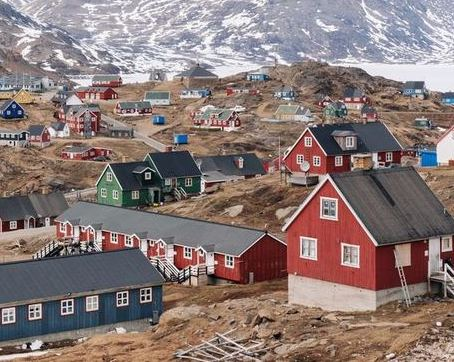
#> input picture HW3/Q6/Q2-imgs/right.jpg, 454 x 362 px
$ jupyter execute hw3_q2.ipynb
#> lines starting #> are read from the running program, lines starting #| are printed output that depends on the picture
### import the libraries

[cell 1]
import cv2
import numpy as np
import matplotlib.pyplot as plt

### utility functions (no change is needed in this section)

[cell 2]
def show_images(*images, titles=None):
    """
    Displays multiple images using matplotlib.

    Args:
        *images: Variable length image list to display.
        titles (list, optional): Titles for each subplot. Defaults to None.

    Returns:
        None
    """
    num_images = len(images)
    plt.figure(figsize=(15, 12))

    for i, image in enumerate(images):
        plt.subplot(num_images, 1, i + 1)
        plt.imshow(cv2.cvtColor(image, cv2.COLOR_BGR2RGB))
        if titles:
            plt.title(titles[i])
        plt.axis('off')

    plt.show()

[cell 3]
def draw_corners_on_image(image, corners, neighborhood_size):
    """
    Draws circles on the original image at detected corner locations.

    Args:
        image (numpy.ndarray): Original image.
        corners (numpy.ndarray): Binary image with corner detections.
        neighborhood_size (int): Size of the neighborhood used for corner detection.

    Returns:
        numpy.ndarray: Image with corners marked.
    """
    height, width = image.shape[:2]
    offset = neighborhood_size // 2

    for y in range(offset, height - offset):
        for x in range(offset, width - offset):
            if corners[y, x] == 255:
                cv2.circle(image, (x, y), 5, (255, 0, 0), -1)

    return image

[cell 4]
def draw_matches(img1, img2, kp1, kp2, matches):
    """
    Draws matches between keypoints of two images.

    Args:
        img1 (numpy.ndarray): First image.
        img2 (numpy.ndarray): Second image.
        kp1 (list): Keypoints in the first image.
        kp2 (list): Keypoints in the second image.
        matches (list): List of matched keypoints.

    Returns:
        numpy.ndarray: Image with matches drawn.
    """
    return cv2.drawMatches(
        img1, kp1,
        img2, kp2,
        matches, None,
        flags=cv2.DrawMatchesFlags_NOT_DRAW_SINGLE_POINTS
    )

### image stitching

[cell 5]
def sift_feature_matching(img1, img2):
    """
    Performs SIFT feature detection and matching between two images.

    Args:
        img1 (numpy.ndarray): First grayscale image.
        img2 (numpy.ndarray): Second grayscale image.

    Returns:
        tuple: Source points, destination points, and image with matches drawn.
    """
    # Initiate SIFT detector
    sift = cv2.SIFT_create()

    # find the keypoints and descriptors with SIFT
    kp1, des1 = sift.detectAndCompute(img1,None)
    kp2, des2 = sift.detectAndCompute(img2,None)

    # BFMatcher with default params
    bf = cv2.BFMatcher(crossCheck=True)
    matches = bf.match(des1,des2)

    # Sort them in the order of their distance.
    matches = sorted(matches, key = lambda x:x.distance)

    # Extract source and destination points
    src_pts = []
    dst_pts = []

    for match in matches:
        src_pts.append(kp1[match.queryIdx].pt)  # (x, y) in img1
        dst_pts.append(kp2[match.trainIdx].pt)  # (x, y) in img2

    matched_img = draw_matches(img1, img2, kp1, kp2, matches)

    return np.array(src_pts, dtype=np.float32), np.array(dst_pts, dtype=np.float32), matched_img

[cell 6]
def ransac_homography(src_pts, dst_pts, num_iterations=2000, threshold=4):
    """
    Computes the best homography matrix using RANSAC.

    Args:
        src_pts (numpy.ndarray): Source points from the first image.
        dst_pts (numpy.ndarray): Destination points from the second image.
        num_iterations (int): Number of RANSAC iterations. Default is 2000.
        threshold (float): Distance threshold to determine inliers. Default is 4.

    Returns:
        numpy.ndarray: Homography matrix.
    """
    best_H = None
    max_inliers = 0
    num_points = len(src_pts)

    for _ in range(num_iterations):
        # Get 4 distinct random indices
        random_indices = np.random.choice(range(num_points), 4, replace=False)

        # Find homography matrix for these 4 points
        mat = cv2.getPerspectiveTransform(src_pts[random_indices], dst_pts[random_indices])

        # Find transform point for all points with the mat
        new_dst_pts = cv2.perspectiveTransform(src_pts.reshape(-1, 1, 2), mat)

        # Find number of inliers
        num_inliers = 0
        for i in range(num_points):
            dst = np.array(dst_pts[i])
            new_dst = new_dst_pts[i, 0, :]
            dist = np.sqrt((dst[0] - new_dst[0])**2 +  (dst[1] - new_dst[1])**2)
            if dist <= threshold:
                num_inliers += 1
        if num_inliers > max_inliers:
            max_inliers = num_inliers
            best_H = mat

    return best_H

[cell 7]
def stitch_images(img1, img2, H):
    """
    Stitches two images together using a homography matrix.

    Args:
        img1 (numpy.ndarray): First image.
        img2 (numpy.ndarray): Second image.
        H (numpy.ndarray): Homography matrix.

    Returns:
        numpy.ndarray: Stitched image.
    """
    height, width = img2.shape[:2]

    # Warp img1 to align with img2 using the homography matrix
    warped_img1 = cv2.warpPerspective(img1, H, (900, 480))
    warped_img1[:height, :width] = img2


    return warped_img1

[cell 8]
# Load images

left_path = 'Q2-imgs/left.jpg'
right_path = 'Q2-imgs/right.jpg'

img1 = cv2.imread(right_path)
#> img1 is the input picture: shape (362, 454, 3); mean B, G, R 118, 120.8, 137.3
img2 = cv2.imread(left_path)
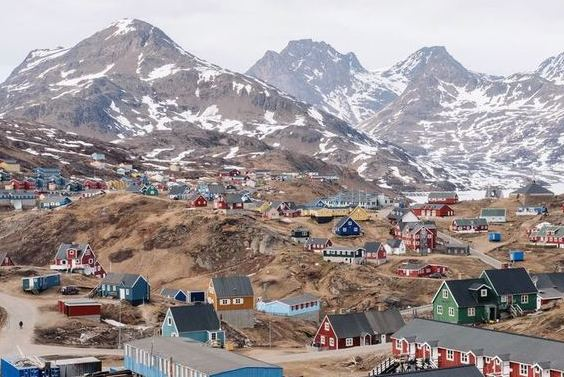
#> input picture HW3/Q6/Q2-imgs/left.jpg, 564 x 377 px
#> img2 is the input picture: shape (377, 564, 3); mean B, G, R 149.2, 148.8, 158

# Convert images to grayscale

img1_gray = cv2.cvtColor(img1, cv2.COLOR_BGR2GRAY)
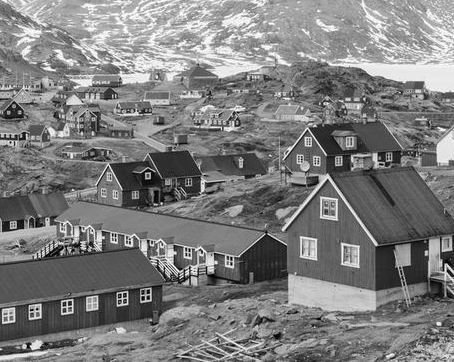
#> img1_gray: shape (362, 454); min 0, max 255, mean 125.4
img2_gray = cv2.cvtColor(img2, cv2.COLOR_BGR2GRAY)
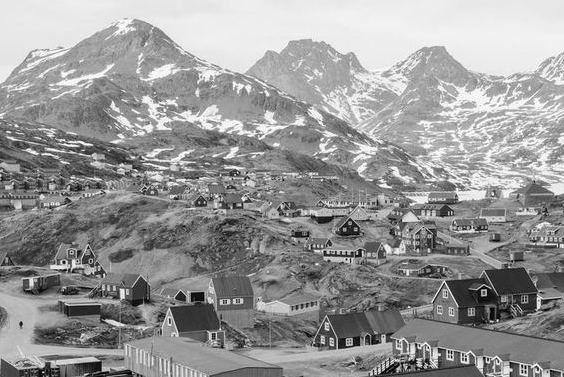
#> img2_gray: shape (377, 564); min 0, max 255, mean 151.6

# Extract features and matching points

src_pts, dst_pts, matched_img = sift_feature_matching(img1_gray, img2_gray)
#> in sift_feature_matching, `kp1, des1 = sift.detectAndCompute(img1,None)`: kp1 = 2213 keypoints; strongest (x, y, size): (448, 271, 2.3), (143, 298, 2.3), (70, 303, 2.5), (233, 345, 2.1)
#> in sift_feature_matching, `kp2, des2 = sift.detectAndCompute(img2,None)`: kp2 = 2666 keypoints; strongest (x, y, size): (64, 262, 2), (21, 324, 2.6), (65, 270, 1.8), (243, 199, 2.8)
#> in sift_feature_matching, `matches = bf.match(des1,des2)`: matches = 1053 matches
#> after the loop in sift_feature_matching, `for match in matches:`: dst_pts = 1053 pairs, first value 7.69 to 559.8, second value 23.98 to 374.2; src_pts = 1053 pairs, first value 2.84 to 450.6, second value 2.3 to 358.1
#> in draw_matches, `return cv2.drawMatches( img1, kp1, img2, kp2, matches, None, flags=cv2..`:
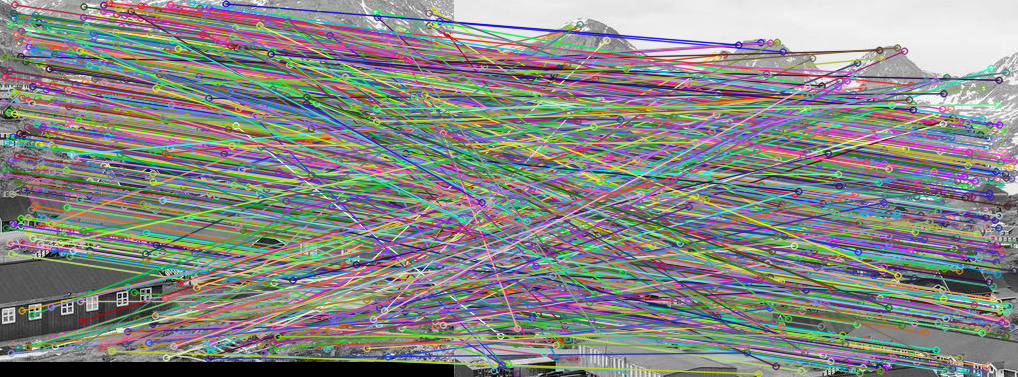
#> returned value: shape (377, 1018, 3); mean of channels 0, 1, 2 133.4, 135.9, 134.4; drawn as B, G, R
# Find the best homography using RANSAC

homography_matrix = ransac_homography(src_pts, dst_pts)
#> in ransac_homography, `num_points = len(src_pts)`: num_points = 1053
#> after the loop in ransac_homography, `for _ in range(num_iterations):`: max_inliers = 626
#> homography_matrix = [[1.07, -0.0224, 335.4], [0.0219, 0.991, 117], [0.000129, -4.7e-05, 1]]

# Stitch images together

warped_img1 = stitch_images(img1, img2, homography_matrix)
#> in stitch_images, `warped_img1 = cv2.warpPerspective(img1, H, (900, 480))`:
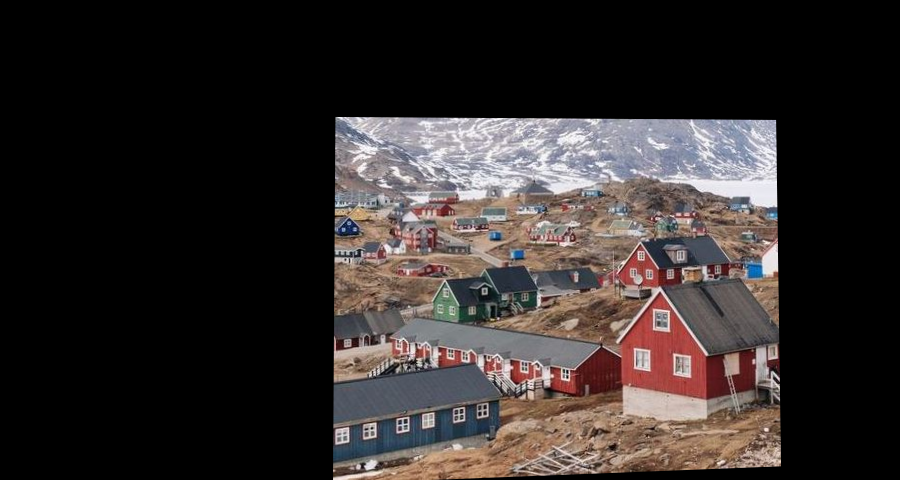
#> warped_img1: shape (480, 900, 3); mean B, G, R 43.1, 44.2, 50.2
#> in stitch_images, `warped_img1[:height, :width] = img2`:
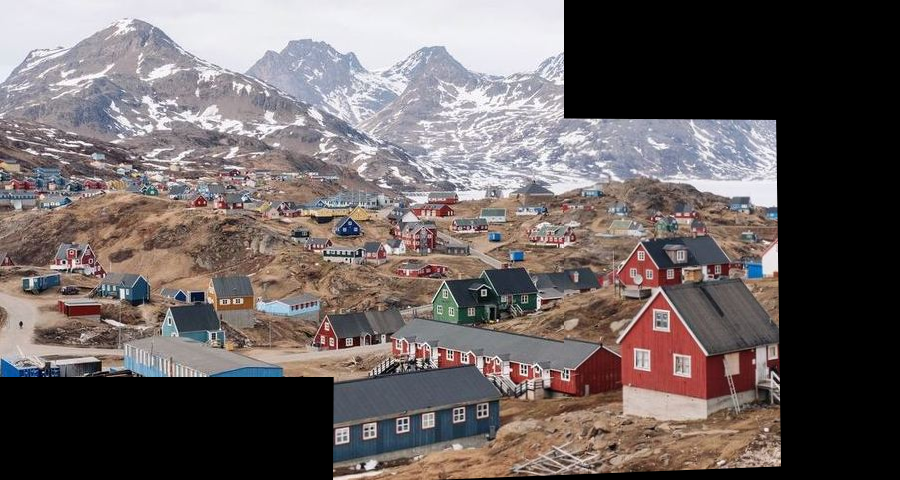
#> warped_img1: shape (480, 900, 3); mean B, G, R 98.8, 99.4, 108.4

# Display the matched keypoints and the final stitched image

show_images(matched_img, warped_img1, titles=["Matched", "Stitched"])
#> in show_images, `plt.show()`:
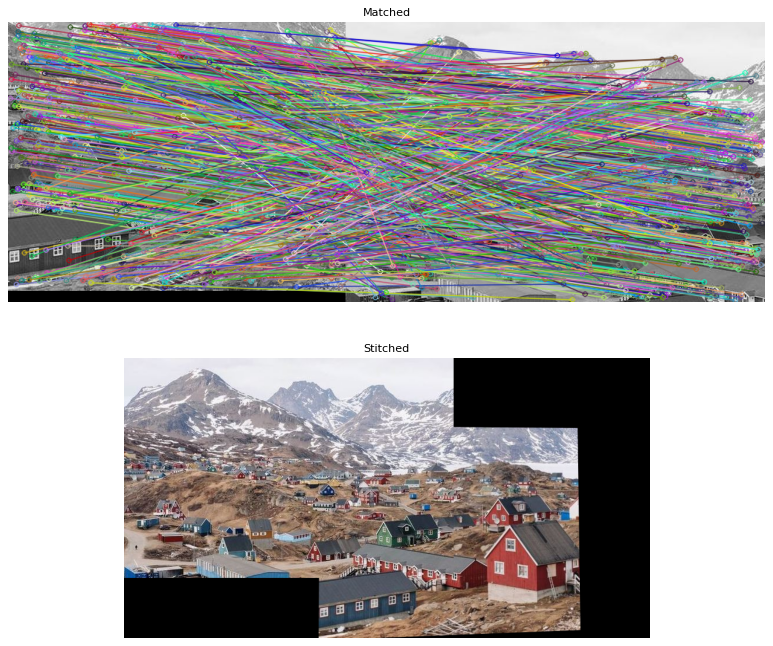
#> figure drawn by matplotlib, 2 panels
